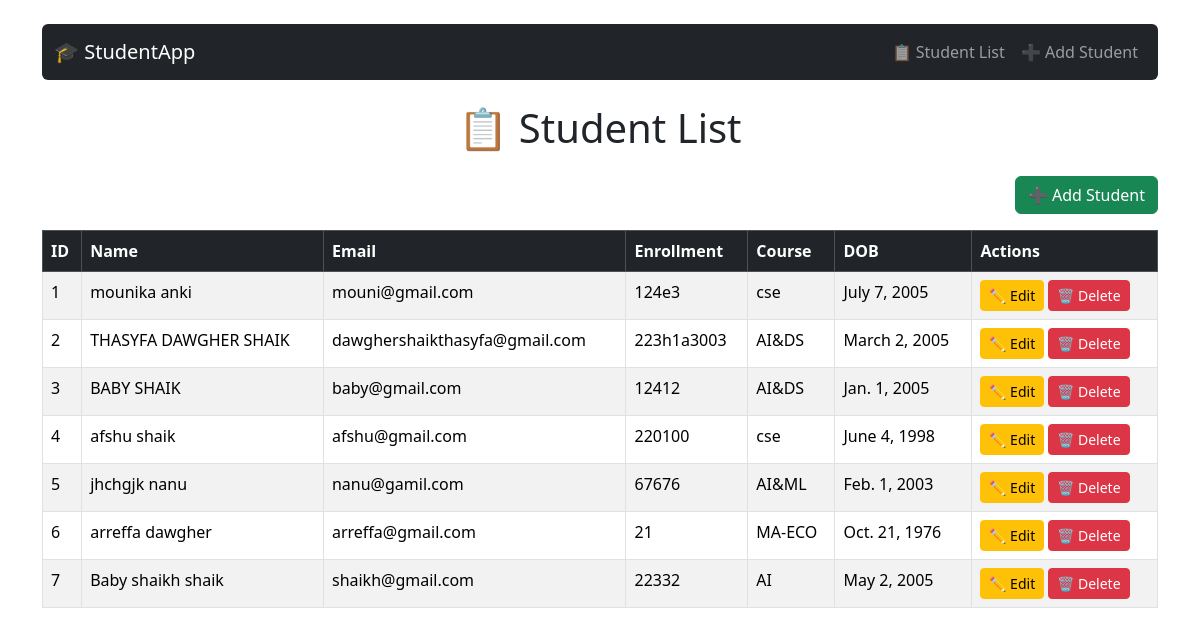
The page /students/ on the database its author committed.
### student/models.py (models this page shows, shortened)
class Student(models.Model):
    first_name = models.CharField(max_length=100)
    last_name = models.CharField(max_length=100)
    email = models.EmailField(unique=True)
    enrollment = models.CharField(max_length=50, unique=True)
    course = models.CharField(max_length=100)
    dob = models.DateField()

### student/views.py (the view)
# urls.py: path('', lambda request: redirect('student_list')),  # Redirect homepage → students list
def student_list(request):
    students = Student.objects.all()
    return render(request, 'student/students.html', {'students': students})

### student/templates/student/students.html (shortened to what this page needs)
<!DOCTYPE html>
<html>
<head>
    <link href="https://cdn.jsdelivr.net/npm/bootstrap@5.3.3/dist/css/bootstrap.min.css" rel="stylesheet">
</head>
<body class="container py-4">
    <nav class="navbar navbar-expand-lg navbar-dark bg-dark mb-4 rounded">
        <div class="container-fluid">
            <a class="navbar-brand" href="{% url 'student_list' %}">🎓 StudentApp</a>
            <div class="collapse navbar-collapse">
                <ul class="navbar-nav ms-auto">
                    <li class="nav-item">
                        <a class="nav-link" href="{% url 'student_list' %}">📋 Student List</a>
                    </li>
                    <li class="nav-item">
                        <a class="nav-link" href="{% url 'student_create' %}">➕ Add Student</a>
                    </li>
                </ul>
            </div>
        </div>
    </nav>
    <h1 class="mb-4 text-center">📋 Student List</h1>
    <div class="mb-3 text-end">
        <a href="{% url 'student_create' %}" class="btn btn-success">➕ Add Student</a>
    </div>
    <table class="table table-bordered table-striped table-hover">
        <thead class="table-dark">
            <tr>
                <th>ID</th>
                <th>Name</th>
                <th>Email</th>
                <th>Enrollment</th>
                <th>Course</th>
                <th>DOB</th>
                <th>Actions</th>
            </tr>
        </thead>
        <tbody>
            {% for student in students %}
            <tr>
                <td>{{ student.id }}</td>
                <td>{{ student.first_name }} {{ student.last_name }}</td>
                <td>{{ student.email }}</td>
                <td>{{ student.enrollment }}</td>
                <td>{{ student.course }}</td>
                <td>{{ student.dob }}</td>
                <td>
                    <a href="{% url 'student_update' student.id %}" class="btn btn-warning btn-sm">✏️ Edit</a>
                    <a href="{% url 'student_delete' student.id %}" class="btn btn-danger btn-sm">🗑 Delete</a>
                </td>
            </tr>
            {% empty %}
            <tr>
                <td colspan="7" class="text-center text-muted">No students found.</td>
            </tr>
            {% endfor %}
        </tbody>
    </table>
</body>
</html>

### rows shown on the page
Student: id "1", first_name "mounika", last_name "anki", email "mouni@gmail.com", enrollment "124e3", course "cse", dob "July 7, 2005"
Student: id "2", first_name "THASYFA", last_name "DAWGHER SHAIK", email "dawghershaikthasyfa@gmail.com", enrollment "223h1a3003", course "AI&DS", dob "March 2, 2005"
Student: id "3", first_name "BABY", last_name "SHAIK", email "baby@gmail.com", enrollment "12412", course "AI&DS", dob "Jan. 1, 2005"
Student: id "4", first_name "afshu", last_name "shaik", email "afshu@gmail.com", enrollment "220100", course "cse", dob "June 4, 1998"
Student: id "5", first_name "jhchgjk", last_name "nanu", email "nanu@gamil.com", enrollment "67676", course "AI&ML", dob "Feb. 1, 2003"
Student: id "6", first_name "arreffa", last_name "dawgher", email "arreffa@gmail.com", enrollment "21", course "MA-ECO", dob "Oct. 21, 1976"
Student: id "7", first_name "Baby shaikh", last_name "shaik", email "shaikh@gmail.com", enrollment "22332", course "AI", dob "May 2, 2005"
